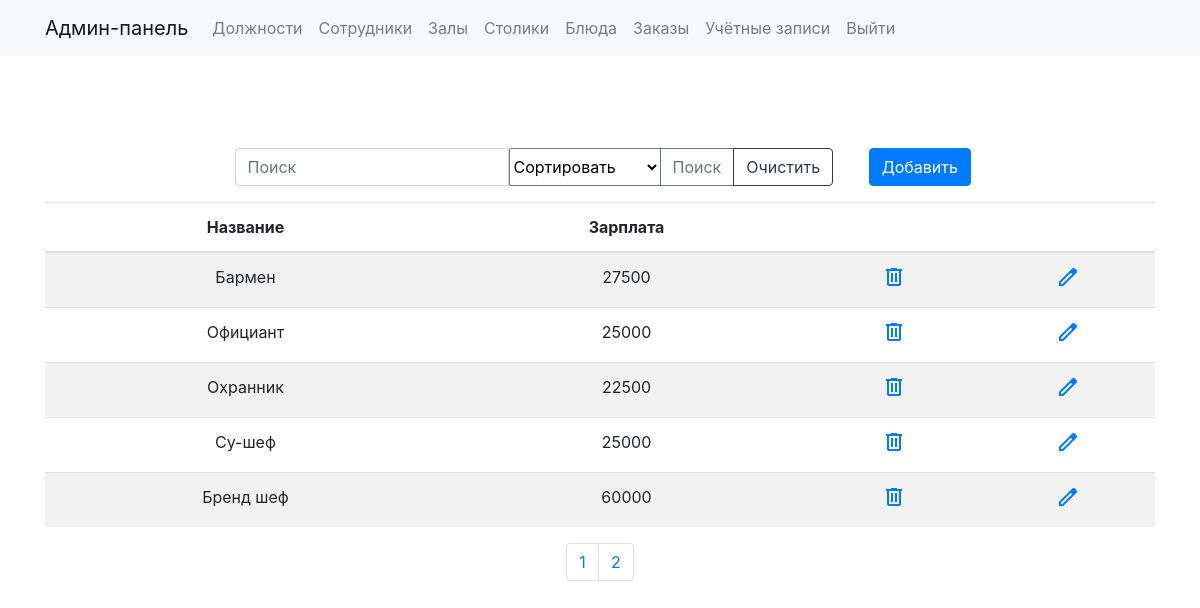
The page /positions.php (signed in) on the database its author committed.
### tables this page shows
CREATE TABLE `Positions` (
  `id` int NOT NULL,
  `name` varchar(255) DEFAULT NULL,
  `salary` int DEFAULT NULL
);

### scripts/positions/position_info.php (the view, shortened to what this page needs)
<?php
$search = isset($_POST['search']) ? trim($_POST['search']) : '';
$sort = isset($_POST['sort']) ? trim($_POST['sort']) : '';
if (isset($_GET['page'])) {
    $page = $_GET['page'];
} else {
    $page = 1;
}
$count = 5;
$art = ($page * $count) - $count;
$res_count = mysqli_query($link, "SELECT COUNT(*) from Positions");
$row = mysqli_fetch_row($res_count);
$total = $row[0];
$str_pag = ceil($total / $count);
$sql_positions = "SELECT * FROM Positions";
$sql_positions .= " LIMIT $art,$count";
$result_postions = mysqli_query($link, $sql_positions);
if ($result_postions) {
    if (mysqli_num_rows($result_postions) > 0) {
        echo ' <table class="table table-striped text-center">'
            . '<thead>'
            . ' <tr> '
            . '<th scope="col">Название</th> '
            . ' <th scope="col">Зарплата</th>'
            . ' <th scope="col" colspan="2"></th>'
            . '</tr> '
            . '  </thead> '
            . '  <tbody> ';
        while ($row = mysqli_fetch_array($result_postions)) {
            echo '<tr>' .
                "<td> {$row['name']} </td>" .
                "<td> {$row['salary']} </td>" .
                '<td><a href="scripts/positions/position_delete.php?pos_id=' . $row['id'] . ' "><span class="material-symbols-outlined">
                delete
                </span></a></td>' .
                '<td><a href="forms/position_form.php?pos_id=' . $row['id'] . ' "><span class="material-symbols-outlined">
                edit
                </span></a></td>' .
                '</tr>';
        }
        echo '</tbody>';
        echo '</table>';
        if (empty($search) && empty($sort)) {
            echo '<div class="d-flex justify-content-center">';
            echo '<ul class="pagination">';
            for ($i = 1; $i <= $str_pag; $i++) {
                echo '<li class="page-item"><a class="page-link" href="positions.php?page=' . $i . '">' . $i . '</a></li>';
            }
            echo '</ul>';
            echo '</div>';
        }
    } else {
        echo "Нет данных для отображения.";
    }
} else {
    echo "Произошла ошибка: " . mysqli_error($link);
}
?>

### res/styles/styles.css (style rules this page uses)
* { padding: 0px; margin: 0px; }

### rows shown on the page
positions: name "Бармен", salary "27500"
positions: name "Официант", salary "25000"
positions: name "Охранник", salary "22500"
positions: name "Су-шеф", salary "25000"
positions: name "Бренд шеф", salary "60000"

### other values the page prints
$label "Должности"
$label "Сотрудники"
$label "Залы"
$label "Cтолики"
$label "Блюда"
$label "Заказы"
$label "Учётные записи"
$label "Выйти"
